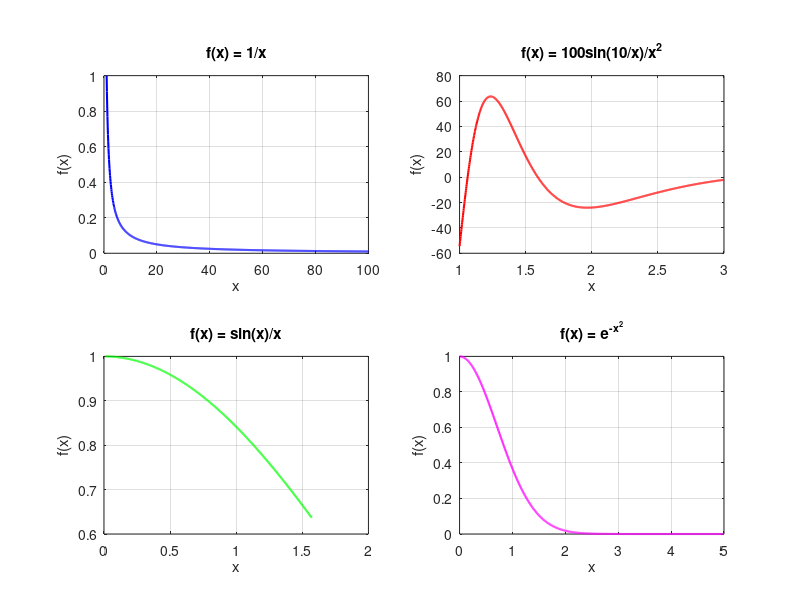

The MATLAB script that drew this image: (Note: this script raises an error after producing the figure.)
clear;
clc;

f1 = @(x) 1./x;
f2 = @(x) 100.*sin(10./x)./(x.^2);
f3 = @(x) sin(x)./x;
f4 = @(x) exp(-x.^2);
n = 1000;  
tol = 1e-6; 

%四个函数的图像
figure('Position', [100, 100, 1200, 800]);

subplot(2,2,1);
x1 = linspace(1, 100, 1000);
plot(x1, f1(x1), 'b-', 'LineWidth', 1.5);
title('f(x) = 1/x');
xlabel('x'); ylabel('f(x)');
grid on;

subplot(2,2,2);
x2 = linspace(1, 3, 1000);
plot(x2, f2(x2), 'r-', 'LineWidth', 1.5);
title('f(x) = 100sin(10/x)/x^2');
xlabel('x'); ylabel('f(x)');
grid on;

subplot(2,2,3);
x3 = linspace(0.01, pi/2, 1000);
plot(x3, f3(x3), 'g-', 'LineWidth', 1.5);
title('f(x) = sin(x)/x');
xlabel('x'); ylabel('f(x)');
grid on;

subplot(2,2,4);
x4 = linspace(0, 5, 1000); 
plot(x4, f4(x4), 'm-', 'LineWidth', 1.5);
title('f(x) = e^{-x^2}');
xlabel('x'); ylabel('f(x)');
grid on;

%分析图像
figure('Position', [100, 100, 1200, 400]);
n_values = [10 20 40 80 160 320 640];
errors = zeros(length(n_values), 4);
%计算各个函数在不同n值下的误差
for i = 1:length(n_values)
    I1 = Simpson_Integration1(f1,1,100,n_values(i));
    I2 = Simpson_Integration1(f2,1,3,n_values(i));
    I3 = Simpson_Integration1(f3,eps,pi/2,n_values(i));
    I4 = Simpson_Integration1(f4,0,100,n_values(i));    
    I1_exact = integral(f1, 1, 100);
    I2_exact = integral(f2, 1, 3);
    I3_exact = integral(f3, eps, pi/2);
    I4_exact = integral(f4, 0, 100); 
    errors(i,1) = abs(I1 - I1_exact);
    errors(i,2) = abs(I2 - I2_exact);
    errors(i,3) = abs(I3 - I3_exact);
    errors(i,4) = abs(I4 - I4_exact);
end
%收敛性分析
subplot(1,2,1);
loglog(n_values, errors, 'o-', 'LineWidth', 1.5);
legend('1/x', '100sin(10/x)/x^2', 'sin(x)/x', 'exp(-x^2)', 'Location', 'southwest');
title('收敛性分析');
xlabel('分段数 n'); ylabel('误差');
grid on;
%收敛阶分析
conv_order = log2(errors(1:end-1,:)./errors(2:end,:));
subplot(1,2,2);
plot(2:length(n_values), conv_order, 'o-', 'LineWidth', 1.5);
legend('1/x', '100sin(10/x)/x^2', 'sin(x)/x', 'exp(-x^2)', 'Location', 'best');
title('收敛阶分析');
xlabel('细化次数'); ylabel('收敛阶');
grid on;

%数值积分结果
fprintf('数值积分结果：\n');
fprintf('积分1（1/x）: %.10f\n', Simpson_Integration1(f1, 1, 100, n));
fprintf('积分2（100sin(10/x)/x^2）: %.10f\n', Simpson_Integration1(f2, 1, 3, n));
fprintf('积分3（sin(x)/x）: %.10f\n', Simpson_Integration1(f3, eps, pi/2, n));
fprintf('积分4（e^(-x^2)）: %.10f\n', Simpson_Integration1(f4, 0, 100, n));